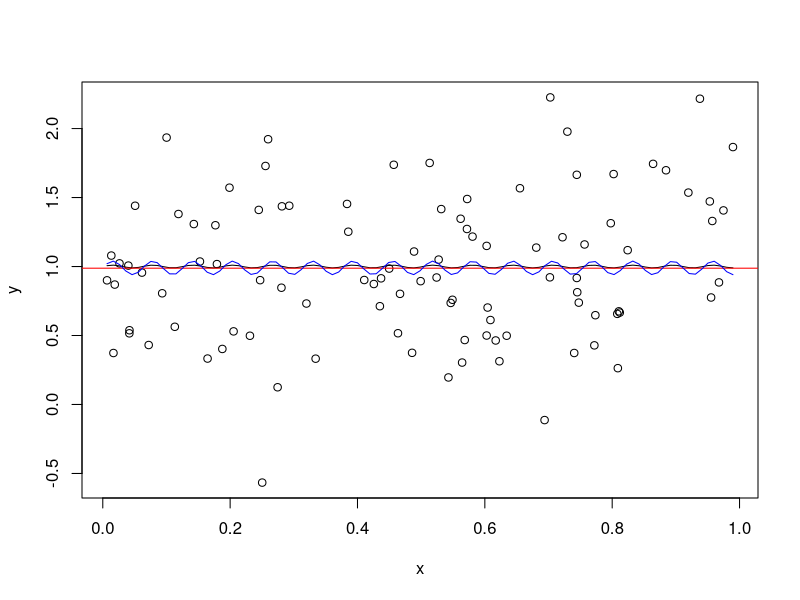

R code for this plot:
## ---- chunk 1
ugly.func = function(x) {1 + 0.01*sin(100*x)}
r = runif(100); y = ugly.func(r) + rnorm(length(r),0,0.5)
plot(r,y,xlab="x",ylab="y"); curve(ugly.func,add=TRUE)
abline(h=mean(y),col="red")
sine.fit = lm(y ~ 1+ sin(100*r))
curve(sine.fit$coefficients[1]+sine.fit$coefficients[2]*sin(100*x),
      col="blue",add=TRUE)
cat('\n\n') 
